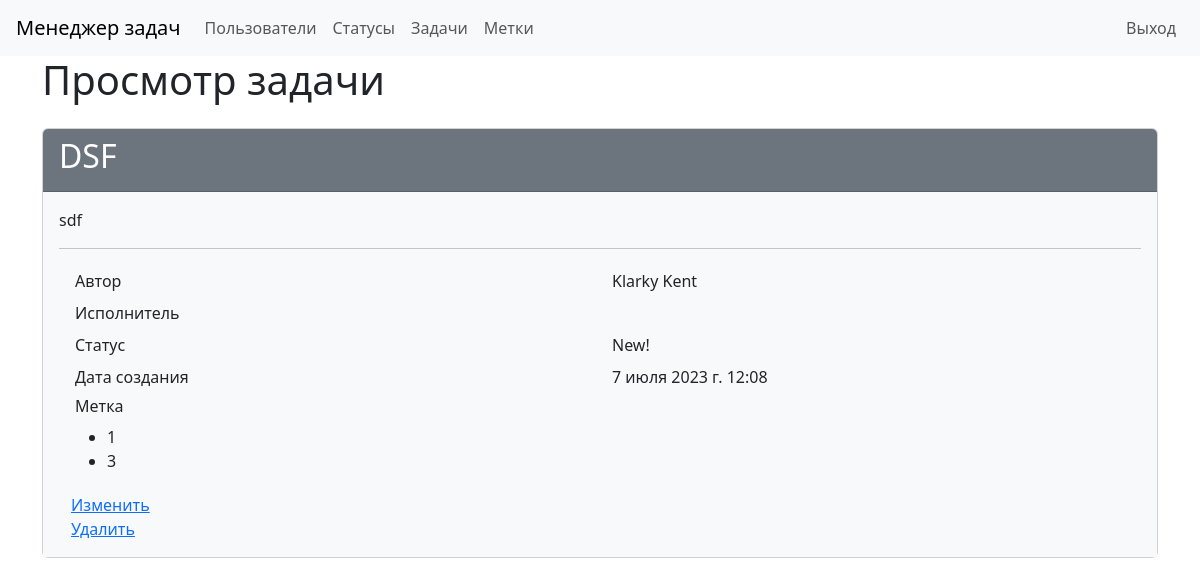
The page /tasks/4 (signed in) on the database as committed earlier.
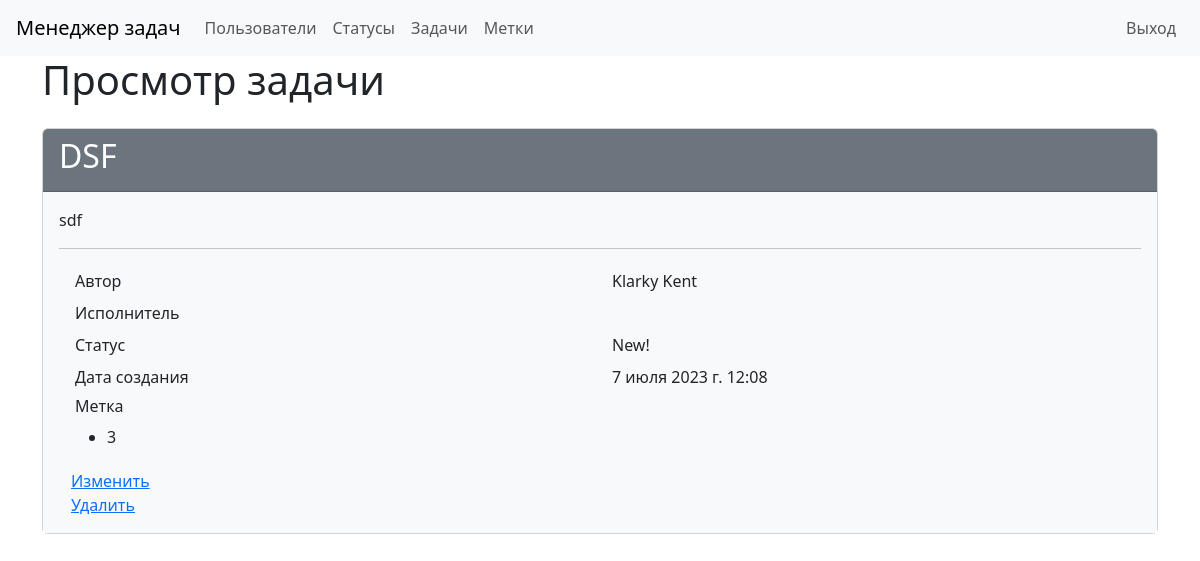
The same page on the database as committed later.
### task_manager/labels/models.py (models this page shows)
class LabelModel(models.Model):
    name = models.CharField(max_length=100)
    timestamp = models.DateTimeField(auto_now_add=True)
    def __str__(self):
        return self.name

### task_manager/tasks/views.py (the view)
class TaskView(AppLoginMixin, View):
    template_name = 'tasks/task_view.html'
    def get(self, request, *args, **kwargs):
        task_id = kwargs.get('pk')
        task = TasksModel.objects.get(id=task_id)
        labels = task.labels.all()
        return render(request, self.template_name,
                      {'task': task, 'labels': labels})

### task_manager/statuses/models.py (called while the page is built)
    def __str__(self):
        return self.name

### task_manager/tasks/models.py (called while the page is built)
    def __str__(self):
        return self.name

### task_manager/tasks/templates/tasks/task_view.html (shortened to what this page needs)
{% extends "base.html" %}
{% load i18n %}
{% block main %}
<h1 class="mb-4">{% trans "Task view" %}</h1>
<div class="card">
    <div class="card-header bg-secondary text-white">
        <h2>{{ task }}</h2>
    </div>
    <div class="card-body bg-light">
        <p>
            {% if task.description %}
                {{ task.description }}
            {%  endif %}
        </p>
        <hr>
        <div class="container">
            <div class="row p-1">
                <div class="col">
                    {% trans "Author" %}
                </div>
                <div class="col">
                    {{ task.author.first_name }} {{ task.author.last_name }}
                </div>
            </div>
            <div class="row p-1">
                <div class="col">
                    {% trans "Executor" %}
                </div>
                <div class="col">
                </div>
            </div>
            <div class="row p-1">
                <div class="col">
                    {% trans "Status" %}
                </div>
                <div class="col">
                    {{ task.status }}
                </div>
            </div>
            <div class="row p-1">
                <div class="col">
                    {% trans "Create at" %}
                </div>
                <div class="col">
                    {{ task.timestamp }}
                </div>
            </div>
            <div class="row p-1">
                <div class="col">
                    <h6>{% trans "label" %}</h6>
                    <ul>
                        {% for label in labels %}
                        <li>{{ label }}</li>
                        {% endfor %}
                    </ul>
                </div>
            </div>
            <div>
                <a href="{% url 'update_task' pk=task.id %}">{% trans "Update" %}</a>
                <br>
                <a href="{% url 'delete_task' pk=task.id %}">{% trans "Delete" %}</a>
            </div>
        </div>
    </div>
</div>
{% endblock %}

Rows that differ between the two databases and show on the page:
removed LabelModel: name "1"
